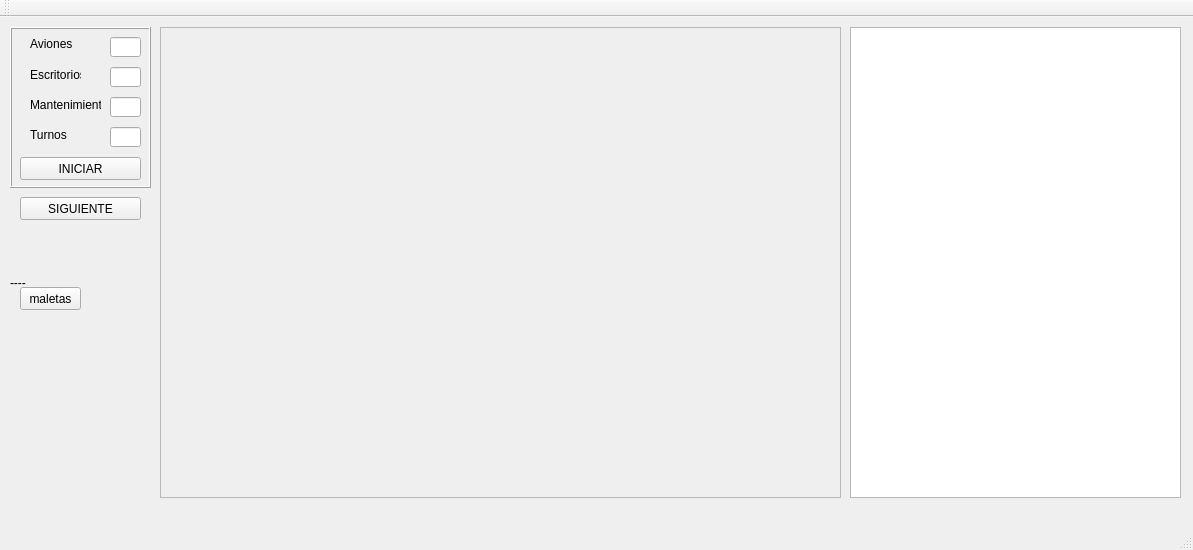
<?xml version="1.0" encoding="UTF-8"?>
<ui version="4.0">
 <class>MainWindow</class>
 <widget class="QMainWindow" name="MainWindow">
  <property name="geometry">
   <rect>
    <x>0</x>
    <y>0</y>
    <width>1193</width>
    <height>550</height>
   </rect>
  </property>
  <property name="windowTitle">
   <string>MainWindow</string>
  </property>
  <widget class="QWidget" name="centralWidget">
   <widget class="QPushButton" name="pushButton">
    <property name="geometry">
     <rect>
      <x>20</x>
      <y>180</y>
      <width>121</width>
      <height>23</height>
     </rect>
    </property>
    <property name="text">
     <string>SIGUIENTE</string>
    </property>
   </widget>
   <widget class="QFrame" name="frame">
    <property name="geometry">
     <rect>
      <x>10</x>
      <y>10</y>
      <width>141</width>
      <height>161</height>
     </rect>
    </property>
    <property name="frameShape">
     <enum>QFrame::Box</enum>
    </property>
    <property name="frameShadow">
     <enum>QFrame::Raised</enum>
    </property>
    <widget class="QLineEdit" name="lineaviones">
     <property name="geometry">
      <rect>
       <x>100</x>
       <y>10</y>
       <width>31</width>
       <height>20</height>
      </rect>
     </property>
    </widget>
    <widget class="QLabel" name="label">
     <property name="geometry">
      <rect>
       <x>20</x>
       <y>10</y>
       <width>47</width>
       <height>13</height>
      </rect>
     </property>
     <property name="text">
      <string>Aviones</string>
     </property>
    </widget>
    <widget class="QLineEdit" name="lineescritorios">
     <property name="geometry">
      <rect>
       <x>100</x>
       <y>40</y>
       <width>31</width>
       <height>20</height>
      </rect>
     </property>
    </widget>
    <widget class="QLabel" name="label_2">
     <property name="geometry">
      <rect>
       <x>20</x>
       <y>40</y>
       <width>51</width>
       <height>16</height>
      </rect>
     </property>
     <property name="text">
      <string>Escritorios</string>
     </property>
    </widget>
    <widget class="QLineEdit" name="lineturnos">
     <property name="geometry">
      <rect>
       <x>100</x>
       <y>100</y>
       <width>31</width>
       <height>20</height>
      </rect>
     </property>
    </widget>
    <widget class="QLabel" name="label_4">
     <property name="geometry">
      <rect>
       <x>20</x>
       <y>100</y>
       <width>41</width>
       <height>16</height>
      </rect>
     </property>
     <property name="text">
      <string>Turnos</string>
     </property>
    </widget>
    <widget class="QLineEdit" name="linemantenimiento">
     <property name="geometry">
      <rect>
       <x>100</x>
       <y>70</y>
       <width>31</width>
       <height>20</height>
      </rect>
     </property>
    </widget>
    <widget class="QLabel" name="label_3">
     <property name="geometry">
      <rect>
       <x>20</x>
       <y>70</y>
       <width>71</width>
       <height>16</height>
      </rect>
     </property>
     <property name="text">
      <string>Mantenimiento</string>
     </property>
    </widget>
    <widget class="QPushButton" name="btnaceptar">
     <property name="geometry">
      <rect>
       <x>10</x>
       <y>130</y>
       <width>121</width>
       <height>23</height>
      </rect>
     </property>
     <property name="text">
      <string>INICIAR</string>
     </property>
    </widget>
   </widget>
   <widget class="QPushButton" name="pushButton_2">
    <property name="geometry">
     <rect>
      <x>20</x>
      <y>270</y>
      <width>61</width>
      <height>23</height>
     </rect>
    </property>
    <property name="text">
     <string>maletas</string>
    </property>
   </widget>
   <widget class="QScrollArea" name="scrollArea">
    <property name="geometry">
     <rect>
      <x>160</x>
      <y>10</y>
      <width>681</width>
      <height>471</height>
     </rect>
    </property>
    <property name="widgetResizable">
     <bool>true</bool>
    </property>
    <widget class="QWidget" name="scrollAreaWidgetContents">
     <property name="geometry">
      <rect>
       <x>0</x>
       <y>0</y>
       <width>679</width>
       <height>469</height>
      </rect>
     </property>
    </widget>
   </widget>
   <widget class="QLabel" name="labelimagen">
    <property name="geometry">
     <rect>
      <x>10</x>
      <y>250</y>
      <width>61</width>
      <height>31</height>
     </rect>
    </property>
    <property name="text">
     <string>----</string>
    </property>
   </widget>
   <widget class="QTextEdit" name="consola">
    <property name="geometry">
     <rect>
      <x>850</x>
      <y>10</y>
      <width>331</width>
      <height>471</height>
     </rect>
    </property>
   </widget>
  </widget>
  <widget class="QMenuBar" name="menuBar">
   <property name="geometry">
    <rect>
     <x>0</x>
     <y>0</y>
     <width>1193</width>
     <height>21</height>
    </rect>
   </property>
  </widget>
  <widget class="QToolBar" name="mainToolBar">
   <attribute name="toolBarArea">
    <enum>TopToolBarArea</enum>
   </attribute>
   <attribute name="toolBarBreak">
    <bool>false</bool>
   </attribute>
  </widget>
  <widget class="QStatusBar" name="statusBar"/>
 </widget>
 <layoutdefault spacing="6" margin="11"/>
 <resources/>
 <connections/>
</ui>
